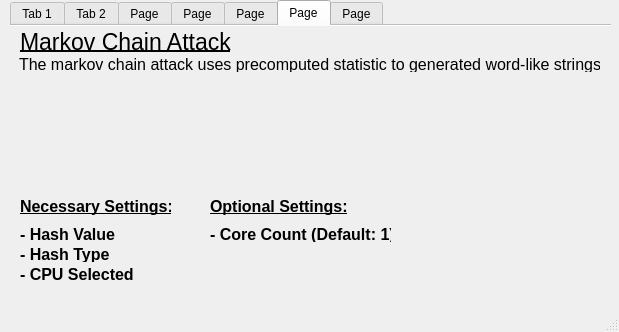
<?xml version="1.0" encoding="UTF-8"?>
<ui version="4.0">
 <class>AlgorithmDocs</class>
 <widget class="QMainWindow" name="AlgorithmDocs">
  <property name="geometry">
   <rect>
    <x>0</x>
    <y>0</y>
    <width>619</width>
    <height>332</height>
   </rect>
  </property>
  <property name="windowTitle">
   <string>MainWindow</string>
  </property>
  <widget class="QWidget" name="centralwidget">
   <widget class="QTabWidget" name="documentation">
    <property name="geometry">
     <rect>
      <x>10</x>
      <y>0</y>
      <width>601</width>
      <height>291</height>
     </rect>
    </property>
    <property name="font">
     <font/>
    </property>
    <property name="currentIndex">
     <number>5</number>
    </property>
    <property name="documentMode">
     <bool>true</bool>
    </property>
    <widget class="QWidget" name="bruteForceTab">
     <property name="accessibleName">
      <string>Brute Force</string>
     </property>
     <attribute name="title">
      <string>Tab 1</string>
     </attribute>
     <widget class="QLabel" name="label">
      <property name="geometry">
       <rect>
        <x>10</x>
        <y>10</y>
        <width>181</width>
        <height>31</height>
       </rect>
      </property>
      <property name="font">
       <font>
        <pointsize>17</pointsize>
        <underline>true</underline>
       </font>
      </property>
      <property name="text">
       <string>Brute Force Attack</string>
      </property>
     </widget>
     <widget class="QLabel" name="label_8">
      <property name="geometry">
       <rect>
        <x>10</x>
        <y>50</y>
        <width>581</width>
        <height>31</height>
       </rect>
      </property>
      <property name="font">
       <font>
        <pointsize>12</pointsize>
       </font>
      </property>
      <property name="text">
       <string>The Brute Force attack consists of generating every permutation of a character set.            </string>
      </property>
      <property name="wordWrap">
       <bool>true</bool>
      </property>
     </widget>
     <widget class="QLabel" name="label_9">
      <property name="geometry">
       <rect>
        <x>10</x>
        <y>80</y>
        <width>571</width>
        <height>31</height>
       </rect>
      </property>
      <property name="font">
       <font>
        <pointsize>12</pointsize>
       </font>
      </property>
      <property name="text">
       <string>E.G</string>
      </property>
     </widget>
     <widget class="QLabel" name="label_10">
      <property name="geometry">
       <rect>
        <x>10</x>
        <y>110</y>
        <width>561</width>
        <height>16</height>
       </rect>
      </property>
      <property name="font">
       <font>
        <pointsize>12</pointsize>
       </font>
      </property>
      <property name="text">
       <string>aa, ab, ac, ad, ..., yz, zz</string>
      </property>
     </widget>
     <widget class="QLabel" name="label_11">
      <property name="geometry">
       <rect>
        <x>10</x>
        <y>140</y>
        <width>151</width>
        <height>21</height>
       </rect>
      </property>
      <property name="font">
       <font>
        <pointsize>12</pointsize>
        <bold>true</bold>
        <underline>true</underline>
       </font>
      </property>
      <property name="text">
       <string>Necessary Settings:</string>
      </property>
     </widget>
     <widget class="QLabel" name="label_12">
      <property name="geometry">
       <rect>
        <x>10</x>
        <y>170</y>
        <width>141</width>
        <height>16</height>
       </rect>
      </property>
      <property name="font">
       <font>
        <pointsize>12</pointsize>
        <bold>true</bold>
       </font>
      </property>
      <property name="text">
       <string>- Hash Value</string>
      </property>
     </widget>
     <widget class="QLabel" name="label_13">
      <property name="geometry">
       <rect>
        <x>10</x>
        <y>190</y>
        <width>141</width>
        <height>16</height>
       </rect>
      </property>
      <property name="font">
       <font>
        <pointsize>12</pointsize>
        <bold>true</bold>
       </font>
      </property>
      <property name="text">
       <string>- Hash Type</string>
      </property>
     </widget>
     <widget class="QLabel" name="label_14">
      <property name="geometry">
       <rect>
        <x>10</x>
        <y>210</y>
        <width>141</width>
        <height>16</height>
       </rect>
      </property>
      <property name="font">
       <font>
        <pointsize>12</pointsize>
        <bold>true</bold>
       </font>
      </property>
      <property name="text">
       <string>- Character Type</string>
      </property>
     </widget>
     <widget class="QLabel" name="label_15">
      <property name="geometry">
       <rect>
        <x>10</x>
        <y>230</y>
        <width>141</width>
        <height>16</height>
       </rect>
      </property>
      <property name="font">
       <font>
        <pointsize>12</pointsize>
        <bold>true</bold>
       </font>
      </property>
      <property name="text">
       <string>- CPU Selected</string>
      </property>
     </widget>
     <widget class="QLabel" name="label_16">
      <property name="geometry">
       <rect>
        <x>220</x>
        <y>140</y>
        <width>151</width>
        <height>21</height>
       </rect>
      </property>
      <property name="font">
       <font>
        <pointsize>12</pointsize>
        <bold>true</bold>
        <underline>true</underline>
       </font>
      </property>
      <property name="text">
       <string>Optional Settings:</string>
      </property>
     </widget>
     <widget class="QLabel" name="label_17">
      <property name="geometry">
       <rect>
        <x>220</x>
        <y>170</y>
        <width>171</width>
        <height>16</height>
       </rect>
      </property>
      <property name="font">
       <font>
        <pointsize>12</pointsize>
        <bold>true</bold>
       </font>
      </property>
      <property name="text">
       <string>- Core Count (Default: 1)</string>
      </property>
     </widget>
     <widget class="QLabel" name="label_18">
      <property name="geometry">
       <rect>
        <x>220</x>
        <y>190</y>
        <width>251</width>
        <height>16</height>
       </rect>
      </property>
      <property name="font">
       <font>
        <pointsize>12</pointsize>
        <bold>true</bold>
       </font>
      </property>
      <property name="text">
       <string>- Max Brute Force value (Default: 8)</string>
      </property>
     </widget>
     <widget class="QLabel" name="label_19">
      <property name="geometry">
       <rect>
        <x>220</x>
        <y>210</y>
        <width>251</width>
        <height>16</height>
       </rect>
      </property>
      <property name="font">
       <font>
        <pointsize>12</pointsize>
        <bold>true</bold>
       </font>
      </property>
      <property name="text">
       <string>- Min Brute Force value (Default: 0)</string>
      </property>
     </widget>
    </widget>
    <widget class="QWidget" name="dictionaryTab">
     <attribute name="title">
      <string>Tab 2</string>
     </attribute>
     <widget class="QLabel" name="label_2">
      <property name="geometry">
       <rect>
        <x>10</x>
        <y>0</y>
        <width>171</width>
        <height>41</height>
       </rect>
      </property>
      <property name="font">
       <font>
        <pointsize>17</pointsize>
        <underline>true</underline>
       </font>
      </property>
      <property name="text">
       <string>Dictionary Attack</string>
      </property>
     </widget>
     <widget class="QLabel" name="label_20">
      <property name="geometry">
       <rect>
        <x>10</x>
        <y>40</y>
        <width>531</width>
        <height>21</height>
       </rect>
      </property>
      <property name="font">
       <font>
        <pointsize>12</pointsize>
       </font>
      </property>
      <property name="text">
       <string>A Dictionary attack will utalize a wordlist of already known passwords.</string>
      </property>
     </widget>
     <widget class="QLabel" name="label_21">
      <property name="geometry">
       <rect>
        <x>10</x>
        <y>70</y>
        <width>571</width>
        <height>21</height>
       </rect>
      </property>
      <property name="font">
       <font>
        <pointsize>12</pointsize>
       </font>
      </property>
      <property name="text">
       <string>E.G</string>
      </property>
     </widget>
     <widget class="QLabel" name="label_22">
      <property name="geometry">
       <rect>
        <x>10</x>
        <y>100</y>
        <width>541</width>
        <height>16</height>
       </rect>
      </property>
      <property name="font">
       <font>
        <pointsize>12</pointsize>
       </font>
      </property>
      <property name="text">
       <string>password1, 12345678, iloveyou, letmein, abc123</string>
      </property>
     </widget>
     <widget class="QLabel" name="label_23">
      <property name="geometry">
       <rect>
        <x>10</x>
        <y>130</y>
        <width>151</width>
        <height>21</height>
       </rect>
      </property>
      <property name="font">
       <font>
        <pointsize>12</pointsize>
        <bold>true</bold>
        <underline>true</underline>
       </font>
      </property>
      <property name="text">
       <string>Necessary Settings:</string>
      </property>
     </widget>
     <widget class="QLabel" name="label_24">
      <property name="geometry">
       <rect>
        <x>10</x>
        <y>180</y>
        <width>141</width>
        <height>16</height>
       </rect>
      </property>
      <property name="font">
       <font>
        <pointsize>12</pointsize>
        <bold>true</bold>
       </font>
      </property>
      <property name="text">
       <string>- Hash Type</string>
      </property>
     </widget>
     <widget class="QLabel" name="label_25">
      <property name="geometry">
       <rect>
        <x>10</x>
        <y>220</y>
        <width>141</width>
        <height>16</height>
       </rect>
      </property>
      <property name="font">
       <font>
        <pointsize>12</pointsize>
        <bold>true</bold>
       </font>
      </property>
      <property name="text">
       <string>- CPU Selected</string>
      </property>
     </widget>
     <widget class="QLabel" name="label_26">
      <property name="geometry">
       <rect>
        <x>10</x>
        <y>160</y>
        <width>141</width>
        <height>16</height>
       </rect>
      </property>
      <property name="font">
       <font>
        <pointsize>12</pointsize>
        <bold>true</bold>
       </font>
      </property>
      <property name="text">
       <string>- Hash Value</string>
      </property>
     </widget>
     <widget class="QLabel" name="label_27">
      <property name="geometry">
       <rect>
        <x>10</x>
        <y>200</y>
        <width>91</width>
        <height>16</height>
       </rect>
      </property>
      <property name="font">
       <font>
        <pointsize>12</pointsize>
        <bold>true</bold>
       </font>
      </property>
      <property name="text">
       <string>- Wordlist</string>
      </property>
     </widget>
     <widget class="QLabel" name="label_28">
      <property name="geometry">
       <rect>
        <x>170</x>
        <y>160</y>
        <width>171</width>
        <height>16</height>
       </rect>
      </property>
      <property name="font">
       <font>
        <pointsize>12</pointsize>
        <bold>true</bold>
       </font>
      </property>
      <property name="text">
       <string>- Core Count (Default: 1)</string>
      </property>
     </widget>
     <widget class="QLabel" name="label_29">
      <property name="geometry">
       <rect>
        <x>170</x>
        <y>130</y>
        <width>151</width>
        <height>21</height>
       </rect>
      </property>
      <property name="font">
       <font>
        <pointsize>12</pointsize>
        <bold>true</bold>
        <underline>true</underline>
       </font>
      </property>
      <property name="text">
       <string>Optional Settings:</string>
      </property>
     </widget>
    </widget>
    <widget class="QWidget" name="hybridTab">
     <attribute name="title">
      <string>Page</string>
     </attribute>
     <widget class="QLabel" name="label_3">
      <property name="geometry">
       <rect>
        <x>10</x>
        <y>0</y>
        <width>141</width>
        <height>41</height>
       </rect>
      </property>
      <property name="font">
       <font>
        <pointsize>17</pointsize>
        <underline>true</underline>
       </font>
      </property>
      <property name="text">
       <string>Hybrid Attack</string>
      </property>
     </widget>
     <widget class="QLabel" name="label_30">
      <property name="geometry">
       <rect>
        <x>10</x>
        <y>140</y>
        <width>151</width>
        <height>21</height>
       </rect>
      </property>
      <property name="font">
       <font>
        <pointsize>12</pointsize>
        <bold>true</bold>
        <underline>true</underline>
       </font>
      </property>
      <property name="text">
       <string>Necessary Settings:</string>
      </property>
     </widget>
     <widget class="QLabel" name="label_31">
      <property name="geometry">
       <rect>
        <x>10</x>
        <y>210</y>
        <width>91</width>
        <height>16</height>
       </rect>
      </property>
      <property name="font">
       <font>
        <pointsize>12</pointsize>
        <bold>true</bold>
       </font>
      </property>
      <property name="text">
       <string>- Wordlist</string>
      </property>
     </widget>
     <widget class="QLabel" name="label_32">
      <property name="geometry">
       <rect>
        <x>10</x>
        <y>170</y>
        <width>141</width>
        <height>16</height>
       </rect>
      </property>
      <property name="font">
       <font>
        <pointsize>12</pointsize>
        <bold>true</bold>
       </font>
      </property>
      <property name="text">
       <string>- Hash Value</string>
      </property>
     </widget>
     <widget class="QLabel" name="label_33">
      <property name="geometry">
       <rect>
        <x>10</x>
        <y>230</y>
        <width>141</width>
        <height>16</height>
       </rect>
      </property>
      <property name="font">
       <font>
        <pointsize>12</pointsize>
        <bold>true</bold>
       </font>
      </property>
      <property name="text">
       <string>- CPU Selected</string>
      </property>
     </widget>
     <widget class="QLabel" name="label_34">
      <property name="geometry">
       <rect>
        <x>10</x>
        <y>190</y>
        <width>141</width>
        <height>16</height>
       </rect>
      </property>
      <property name="font">
       <font>
        <pointsize>12</pointsize>
        <bold>true</bold>
       </font>
      </property>
      <property name="text">
       <string>- Hash Type</string>
      </property>
     </widget>
     <widget class="QLabel" name="label_35">
      <property name="geometry">
       <rect>
        <x>190</x>
        <y>140</y>
        <width>151</width>
        <height>21</height>
       </rect>
      </property>
      <property name="font">
       <font>
        <pointsize>12</pointsize>
        <bold>true</bold>
        <underline>true</underline>
       </font>
      </property>
      <property name="text">
       <string>Optional Settings:</string>
      </property>
     </widget>
     <widget class="QLabel" name="label_36">
      <property name="geometry">
       <rect>
        <x>190</x>
        <y>170</y>
        <width>171</width>
        <height>16</height>
       </rect>
      </property>
      <property name="font">
       <font>
        <pointsize>12</pointsize>
        <bold>true</bold>
       </font>
      </property>
      <property name="text">
       <string>- Core Count (Default: 1)</string>
      </property>
     </widget>
     <widget class="QLabel" name="label_37">
      <property name="geometry">
       <rect>
        <x>190</x>
        <y>190</y>
        <width>261</width>
        <height>16</height>
       </rect>
      </property>
      <property name="font">
       <font>
        <pointsize>12</pointsize>
        <bold>true</bold>
       </font>
      </property>
      <property name="text">
       <string>- Can optionally supply hybrid rule set</string>
      </property>
     </widget>
     <widget class="QLabel" name="label_38">
      <property name="geometry">
       <rect>
        <x>10</x>
        <y>40</y>
        <width>561</width>
        <height>16</height>
       </rect>
      </property>
      <property name="font">
       <font>
        <pointsize>12</pointsize>
       </font>
      </property>
      <property name="text">
       <string>A Hybrid attack using a wordlist with brute force methods. </string>
      </property>
     </widget>
     <widget class="QLabel" name="label_39">
      <property name="geometry">
       <rect>
        <x>10</x>
        <y>60</y>
        <width>361</width>
        <height>16</height>
       </rect>
      </property>
      <property name="font">
       <font>
        <pointsize>12</pointsize>
       </font>
      </property>
      <property name="text">
       <string>E.G</string>
      </property>
     </widget>
     <widget class="QLabel" name="label_40">
      <property name="geometry">
       <rect>
        <x>10</x>
        <y>80</y>
        <width>361</width>
        <height>16</height>
       </rect>
      </property>
      <property name="font">
       <font>
        <pointsize>12</pointsize>
       </font>
      </property>
      <property name="text">
       <string>Sample Password from wordlist: password</string>
      </property>
     </widget>
     <widget class="QLabel" name="label_41">
      <property name="geometry">
       <rect>
        <x>10</x>
        <y>100</y>
        <width>251</width>
        <height>16</height>
       </rect>
      </property>
      <property name="font">
       <font>
        <pointsize>12</pointsize>
       </font>
      </property>
      <property name="text">
       <string>Hybrid output password: password1@2</string>
      </property>
     </widget>
    </widget>
    <widget class="QWidget" name="rulebasedTab">
     <attribute name="title">
      <string>Page</string>
     </attribute>
     <widget class="QLabel" name="label_4">
      <property name="geometry">
       <rect>
        <x>10</x>
        <y>-10</y>
        <width>181</width>
        <height>51</height>
       </rect>
      </property>
      <property name="font">
       <font>
        <pointsize>17</pointsize>
        <underline>true</underline>
       </font>
      </property>
      <property name="text">
       <string>Rule-Based Attack</string>
      </property>
     </widget>
     <widget class="QLabel" name="label_42">
      <property name="geometry">
       <rect>
        <x>10</x>
        <y>160</y>
        <width>151</width>
        <height>21</height>
       </rect>
      </property>
      <property name="font">
       <font>
        <pointsize>12</pointsize>
        <bold>true</bold>
        <underline>true</underline>
       </font>
      </property>
      <property name="text">
       <string>Necessary Settings:</string>
      </property>
     </widget>
     <widget class="QLabel" name="label_43">
      <property name="geometry">
       <rect>
        <x>10</x>
        <y>230</y>
        <width>91</width>
        <height>16</height>
       </rect>
      </property>
      <property name="font">
       <font>
        <pointsize>12</pointsize>
        <bold>true</bold>
       </font>
      </property>
      <property name="text">
       <string>- Wordlist</string>
      </property>
     </widget>
     <widget class="QLabel" name="label_44">
      <property name="geometry">
       <rect>
        <x>10</x>
        <y>250</y>
        <width>141</width>
        <height>16</height>
       </rect>
      </property>
      <property name="font">
       <font>
        <pointsize>12</pointsize>
        <bold>true</bold>
       </font>
      </property>
      <property name="text">
       <string>- CPU Selected</string>
      </property>
     </widget>
     <widget class="QLabel" name="label_45">
      <property name="geometry">
       <rect>
        <x>10</x>
        <y>210</y>
        <width>141</width>
        <height>16</height>
       </rect>
      </property>
      <property name="font">
       <font>
        <pointsize>12</pointsize>
        <bold>true</bold>
       </font>
      </property>
      <property name="text">
       <string>- Hash Type</string>
      </property>
     </widget>
     <widget class="QLabel" name="label_46">
      <property name="geometry">
       <rect>
        <x>10</x>
        <y>190</y>
        <width>141</width>
        <height>16</height>
       </rect>
      </property>
      <property name="font">
       <font>
        <pointsize>12</pointsize>
        <bold>true</bold>
       </font>
      </property>
      <property name="text">
       <string>- Hash Value</string>
      </property>
     </widget>
     <widget class="QLabel" name="label_93">
      <property name="geometry">
       <rect>
        <x>200</x>
        <y>190</y>
        <width>181</width>
        <height>16</height>
       </rect>
      </property>
      <property name="font">
       <font>
        <pointsize>12</pointsize>
        <bold>true</bold>
       </font>
      </property>
      <property name="text">
       <string>- Core Count (Default: 1)</string>
      </property>
     </widget>
     <widget class="QLabel" name="label_94">
      <property name="geometry">
       <rect>
        <x>200</x>
        <y>160</y>
        <width>151</width>
        <height>21</height>
       </rect>
      </property>
      <property name="font">
       <font>
        <pointsize>12</pointsize>
        <bold>true</bold>
        <underline>true</underline>
       </font>
      </property>
      <property name="text">
       <string>Optional Settings:</string>
      </property>
     </widget>
     <widget class="QLabel" name="label_95">
      <property name="geometry">
       <rect>
        <x>200</x>
        <y>210</y>
        <width>261</width>
        <height>16</height>
       </rect>
      </property>
      <property name="font">
       <font>
        <pointsize>12</pointsize>
        <bold>true</bold>
       </font>
      </property>
      <property name="text">
       <string>- Can optionally supply rule set</string>
      </property>
     </widget>
     <widget class="QLabel" name="label_96">
      <property name="geometry">
       <rect>
        <x>10</x>
        <y>40</y>
        <width>581</width>
        <height>16</height>
       </rect>
      </property>
      <property name="font">
       <font>
        <pointsize>12</pointsize>
       </font>
      </property>
      <property name="text">
       <string>The Rule-Based attack will apply rules to a password that changes it a certain way</string>
      </property>
      <property name="wordWrap">
       <bool>true</bool>
      </property>
     </widget>
     <widget class="QLabel" name="label_97">
      <property name="geometry">
       <rect>
        <x>10</x>
        <y>80</y>
        <width>81</width>
        <height>16</height>
       </rect>
      </property>
      <property name="font">
       <font>
        <pointsize>12</pointsize>
       </font>
      </property>
      <property name="text">
       <string>E.G</string>
      </property>
     </widget>
     <widget class="QLabel" name="label_98">
      <property name="geometry">
       <rect>
        <x>10</x>
        <y>100</y>
        <width>291</width>
        <height>16</height>
       </rect>
      </property>
      <property name="font">
       <font>
        <pointsize>12</pointsize>
       </font>
      </property>
      <property name="text">
       <string>Sample password: password</string>
      </property>
     </widget>
     <widget class="QLabel" name="label_99">
      <property name="geometry">
       <rect>
        <x>10</x>
        <y>60</y>
        <width>261</width>
        <height>16</height>
       </rect>
      </property>
      <property name="font">
       <font>
        <pointsize>12</pointsize>
       </font>
      </property>
      <property name="text">
       <string>while applying a prefix or suffix.</string>
      </property>
     </widget>
     <widget class="QLabel" name="label_100">
      <property name="geometry">
       <rect>
        <x>10</x>
        <y>120</y>
        <width>141</width>
        <height>16</height>
       </rect>
      </property>
      <property name="font">
       <font>
        <pointsize>12</pointsize>
       </font>
      </property>
      <property name="text">
       <string>Sample Rule:C$1$1$1</string>
      </property>
     </widget>
     <widget class="QLabel" name="label_101">
      <property name="geometry">
       <rect>
        <x>10</x>
        <y>140</y>
        <width>191</width>
        <height>16</height>
       </rect>
      </property>
      <property name="font">
       <font>
        <pointsize>12</pointsize>
       </font>
      </property>
      <property name="text">
       <string>Output Password: Password111</string>
      </property>
     </widget>
    </widget>
    <widget class="QWidget" name="rainbowTableTab">
     <attribute name="title">
      <string>Page</string>
     </attribute>
     <widget class="QLabel" name="label_5">
      <property name="geometry">
       <rect>
        <x>10</x>
        <y>0</y>
        <width>211</width>
        <height>41</height>
       </rect>
      </property>
      <property name="font">
       <font>
        <pointsize>17</pointsize>
        <underline>true</underline>
       </font>
      </property>
      <property name="text">
       <string>Rainbow Table Attack</string>
      </property>
     </widget>
     <widget class="QLabel" name="label_102">
      <property name="geometry">
       <rect>
        <x>10</x>
        <y>170</y>
        <width>151</width>
        <height>21</height>
       </rect>
      </property>
      <property name="font">
       <font>
        <pointsize>12</pointsize>
        <bold>true</bold>
        <underline>true</underline>
       </font>
      </property>
      <property name="text">
       <string>Necessary Settings:</string>
      </property>
     </widget>
     <widget class="QLabel" name="label_103">
      <property name="geometry">
       <rect>
        <x>10</x>
        <y>220</y>
        <width>141</width>
        <height>16</height>
       </rect>
      </property>
      <property name="font">
       <font>
        <pointsize>12</pointsize>
        <bold>true</bold>
       </font>
      </property>
      <property name="text">
       <string>- Hash Type</string>
      </property>
     </widget>
     <widget class="QLabel" name="label_104">
      <property name="geometry">
       <rect>
        <x>10</x>
        <y>200</y>
        <width>141</width>
        <height>16</height>
       </rect>
      </property>
      <property name="font">
       <font>
        <pointsize>12</pointsize>
        <bold>true</bold>
       </font>
      </property>
      <property name="text">
       <string>- Hash Value</string>
      </property>
     </widget>
     <widget class="QLabel" name="label_105">
      <property name="geometry">
       <rect>
        <x>10</x>
        <y>40</y>
        <width>541</width>
        <height>16</height>
       </rect>
      </property>
      <property name="font">
       <font>
        <pointsize>12</pointsize>
       </font>
      </property>
      <property name="text">
       <string>The Rainbow Table attack uses precomputed tables to have a Time-Memory trade off.</string>
      </property>
     </widget>
     <widget class="QLabel" name="label_106">
      <property name="geometry">
       <rect>
        <x>10</x>
        <y>60</y>
        <width>511</width>
        <height>16</height>
       </rect>
      </property>
      <property name="font">
       <font>
        <pointsize>12</pointsize>
       </font>
      </property>
      <property name="text">
       <string>For this attack we are using RainbowCrack</string>
      </property>
     </widget>
     <widget class="QLabel" name="label_114">
      <property name="geometry">
       <rect>
        <x>10</x>
        <y>240</y>
        <width>141</width>
        <height>16</height>
       </rect>
      </property>
      <property name="font">
       <font>
        <pointsize>12</pointsize>
        <bold>true</bold>
       </font>
      </property>
      <property name="text">
       <string>- CPU Selected</string>
      </property>
     </widget>
    </widget>
    <widget class="QWidget" name="markovTab">
     <attribute name="title">
      <string>Page</string>
     </attribute>
     <widget class="QLabel" name="label_6">
      <property name="geometry">
       <rect>
        <x>10</x>
        <y>0</y>
        <width>231</width>
        <height>31</height>
       </rect>
      </property>
      <property name="font">
       <font>
        <pointsize>17</pointsize>
        <underline>true</underline>
       </font>
      </property>
      <property name="text">
       <string>Markov Chain Attack</string>
      </property>
     </widget>
     <widget class="QLabel" name="label_107">
      <property name="geometry">
       <rect>
        <x>9</x>
        <y>30</y>
        <width>581</width>
        <height>16</height>
       </rect>
      </property>
      <property name="font">
       <font>
        <pointsize>12</pointsize>
       </font>
      </property>
      <property name="text">
       <string>The markov chain attack uses precomputed statistic to generated word-like strings </string>
      </property>
     </widget>
     <widget class="QLabel" name="label_108">
      <property name="geometry">
       <rect>
        <x>200</x>
        <y>170</y>
        <width>151</width>
        <height>21</height>
       </rect>
      </property>
      <property name="font">
       <font>
        <pointsize>12</pointsize>
        <bold>true</bold>
        <underline>true</underline>
       </font>
      </property>
      <property name="text">
       <string>Optional Settings:</string>
      </property>
     </widget>
     <widget class="QLabel" name="label_109">
      <property name="geometry">
       <rect>
        <x>10</x>
        <y>170</y>
        <width>151</width>
        <height>21</height>
       </rect>
      </property>
      <property name="font">
       <font>
        <pointsize>12</pointsize>
        <bold>true</bold>
        <underline>true</underline>
       </font>
      </property>
      <property name="text">
       <string>Necessary Settings:</string>
      </property>
     </widget>
     <widget class="QLabel" name="label_110">
      <property name="geometry">
       <rect>
        <x>10</x>
        <y>240</y>
        <width>141</width>
        <height>16</height>
       </rect>
      </property>
      <property name="font">
       <font>
        <pointsize>12</pointsize>
        <bold>true</bold>
       </font>
      </property>
      <property name="text">
       <string>- CPU Selected</string>
      </property>
     </widget>
     <widget class="QLabel" name="label_111">
      <property name="geometry">
       <rect>
        <x>200</x>
        <y>200</y>
        <width>181</width>
        <height>16</height>
       </rect>
      </property>
      <property name="font">
       <font>
        <pointsize>12</pointsize>
        <bold>true</bold>
       </font>
      </property>
      <property name="text">
       <string>- Core Count (Default: 1)</string>
      </property>
     </widget>
     <widget class="QLabel" name="label_112">
      <property name="geometry">
       <rect>
        <x>10</x>
        <y>220</y>
        <width>141</width>
        <height>16</height>
       </rect>
      </property>
      <property name="font">
       <font>
        <pointsize>12</pointsize>
        <bold>true</bold>
       </font>
      </property>
      <property name="text">
       <string>- Hash Type</string>
      </property>
     </widget>
     <widget class="QLabel" name="label_113">
      <property name="geometry">
       <rect>
        <x>10</x>
        <y>200</y>
        <width>141</width>
        <height>16</height>
       </rect>
      </property>
      <property name="font">
       <font>
        <pointsize>12</pointsize>
        <bold>true</bold>
       </font>
      </property>
      <property name="text">
       <string>- Hash Value</string>
      </property>
     </widget>
    </widget>
    <widget class="QWidget" name="FAQ">
     <attribute name="title">
      <string>Page</string>
     </attribute>
     <widget class="QLabel" name="label_7">
      <property name="geometry">
       <rect>
        <x>10</x>
        <y>0</y>
        <width>51</width>
        <height>41</height>
       </rect>
      </property>
      <property name="font">
       <font>
        <pointsize>17</pointsize>
        <underline>true</underline>
       </font>
      </property>
      <property name="text">
       <string>FAQ</string>
      </property>
     </widget>
    </widget>
   </widget>
  </widget>
  <widget class="QMenuBar" name="menubar">
   <property name="geometry">
    <rect>
     <x>0</x>
     <y>0</y>
     <width>619</width>
     <height>22</height>
    </rect>
   </property>
  </widget>
  <widget class="QStatusBar" name="statusbar"/>
 </widget>
 <resources/>
 <connections/>
</ui>
